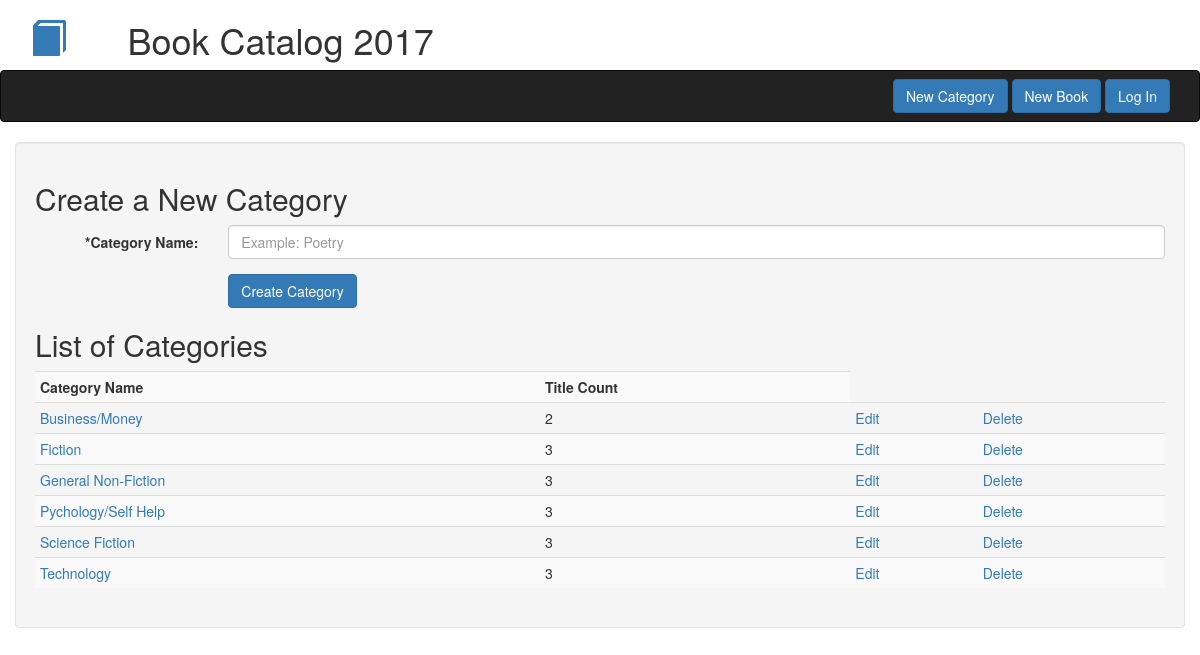
Before: /categories/create with the older database file.
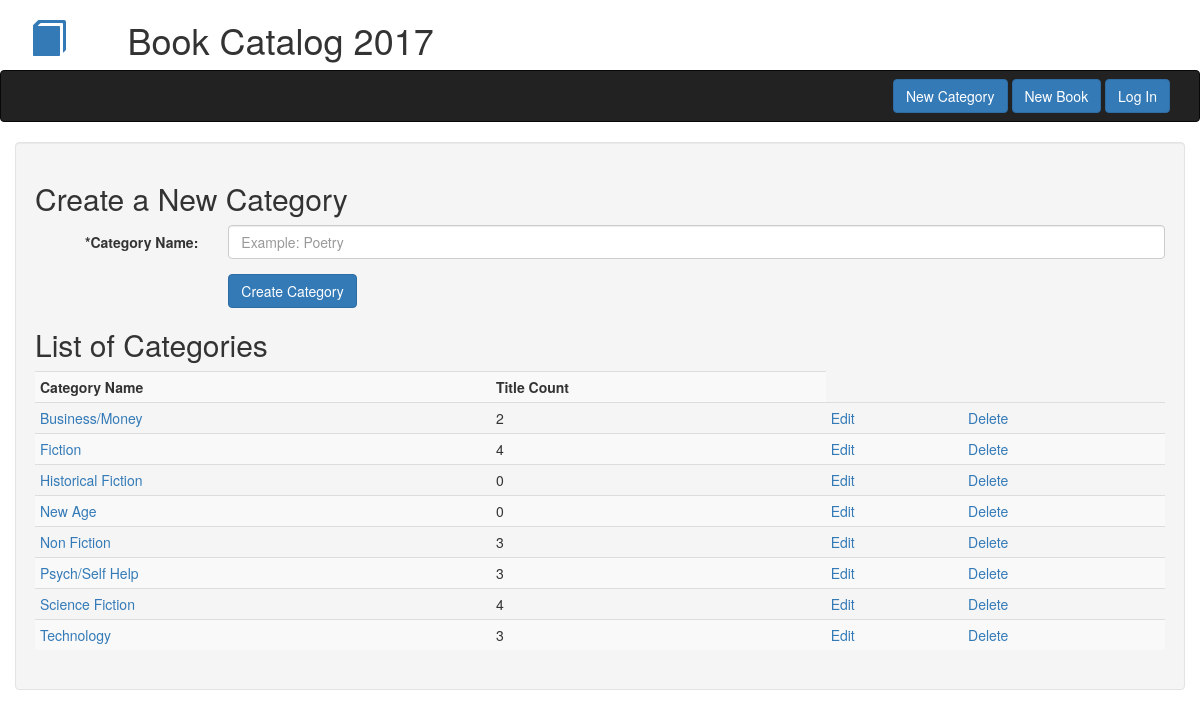
After: the same page with the newer database file.
### db_setup.py (models this page shows)
class Category(Base):
    __tablename__ = 'category'
    name = Column(String(80), nullable = False)
    id = Column(Integer, primary_key = True)

### catalog.py (the view)
@app.route('/categories/create', methods=['GET','POST'])
def createCategory():
    category_counts = (
        session.query(Category.name, Category.id, func.count(Book.title).label("count"))
        .outerjoin(Book, Category.id == Book.category_id)
        .group_by(Category.id)
        .order_by(Category.name)
        )
    if request.method == 'POST':
        new_category = Category(name = request.form['category_name'])
        if not request.form['category_name']:
            flash('You must fill out the form! Duh!')
            return redirect(url_for('createCategory'))
        for category in category_counts:
            if request.form['category_name'] == category.name:
                flash("The category name: {} - is already in use. Duplicate names are not allowed."
                    .format (category.name))
                return redirect(url_for('createCategory'))
        session.add(new_category)
        session.commit()
        flash("Category: {} created successfully!".format(new_category.name))
        return redirect(url_for('indexPage'))
    else:
        return render_template('create_category.html', category_counts = category_counts)

### templates/create_category.html (shortened to what this page needs)
{% extends "bootstrap/base.html" %}
{% block navbar %}{% include "header_nav.html" %}{% endblock %}
{% block content %}
<div class="container well">
    <h2>Create a New Category</h2>
    <form class="form-horizontal" method="POST" action="{{ url_for('createCategory') }}">
    <div class="form-group">
        <label for="inputCategory" class="col-sm-2 control-label">*Category Name:</label>
        <div class="col-sm-10">
            <input type="text" name="category_name" class="form-control" id="inputCategory" placeholder="Example: Poetry">
        </div>
    </div>
    <div class="form-group">
        <div class="col-sm-offset-2 col-sm-10">
            <button type="submit" class="btn btn-primary">Create Category</button>
        </div>
    </div>
    </form>
    <h2>List of Categories</h2>
    <table class='table table-striped table-condensed'>
        <th>Category Name</th><th>Title Count</th>
        {% for category in category_counts %}
            <tr><td><a href="{{ url_for('listBooksByCategory', category_id = category.id) }}">{{ category.name }}</a></td><td>{{ category.count }}<td><a href="{{ url_for('editCategory', category_id = category.id) }}"> Edit</a></td><td><a href="{{ url_for('deleteCategory', category_id = category.id) }}"> Delete</a></td></tr>
        {% endfor %}
    </table>
</div>
{% endblock %}

Changed rows visible on the page:
computed for Category "Fiction": count "3" → "4"
added Category: name "Historical Fiction", count "0"
added Category: name "New Age", count "0"
changed Category: name "General Non-Fiction" → "Non Fiction"
changed Category: name "Pychology/Self Help" → "Psych/Self Help"
computed for Category "Science Fiction": count "3" → "4"
